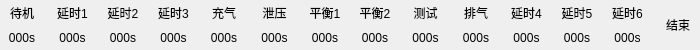
<?xml version="1.0" encoding="UTF-8"?>
<ui version="4.0">
 <class>FormProgress</class>
 <widget class="QWidget" name="FormProgress">
  <property name="geometry">
   <rect>
    <x>0</x>
    <y>0</y>
    <width>700</width>
    <height>50</height>
   </rect>
  </property>
  <property name="maximumSize">
   <size>
    <width>842</width>
    <height>16777215</height>
   </size>
  </property>
  <property name="font">
   <font>
    <pointsize>9</pointsize>
   </font>
  </property>
  <property name="windowTitle">
   <string>Form</string>
  </property>
  <property name="autoFillBackground">
   <bool>true</bool>
  </property>
  <layout class="QHBoxLayout" name="horizontalLayout">
   <property name="spacing">
    <number>6</number>
   </property>
   <property name="leftMargin">
    <number>0</number>
   </property>
   <property name="topMargin">
    <number>0</number>
   </property>
   <property name="rightMargin">
    <number>0</number>
   </property>
   <property name="bottomMargin">
    <number>0</number>
   </property>
   <item>
    <widget class="QWidget" name="widget" native="true">
     <property name="autoFillBackground">
      <bool>true</bool>
     </property>
     <layout class="QVBoxLayout" name="verticalLayout">
      <property name="spacing">
       <number>0</number>
      </property>
      <property name="leftMargin">
       <number>0</number>
      </property>
      <property name="topMargin">
       <number>0</number>
      </property>
      <property name="rightMargin">
       <number>0</number>
      </property>
      <property name="bottomMargin">
       <number>0</number>
      </property>
      <item>
       <widget class="QLabel" name="label">
        <property name="text">
         <string>待机</string>
        </property>
        <property name="alignment">
         <set>Qt::AlignCenter</set>
        </property>
       </widget>
      </item>
      <item>
       <widget class="QLabel" name="label_2">
        <property name="text">
         <string>000s</string>
        </property>
        <property name="alignment">
         <set>Qt::AlignCenter</set>
        </property>
       </widget>
      </item>
     </layout>
    </widget>
   </item>
   <item>
    <widget class="QWidget" name="widget_2" native="true">
     <property name="autoFillBackground">
      <bool>false</bool>
     </property>
     <layout class="QVBoxLayout" name="verticalLayout_2">
      <property name="spacing">
       <number>0</number>
      </property>
      <property name="leftMargin">
       <number>0</number>
      </property>
      <property name="topMargin">
       <number>0</number>
      </property>
      <property name="rightMargin">
       <number>0</number>
      </property>
      <property name="bottomMargin">
       <number>0</number>
      </property>
      <item>
       <widget class="QLabel" name="label_4">
        <property name="autoFillBackground">
         <bool>true</bool>
        </property>
        <property name="text">
         <string>延时1</string>
        </property>
        <property name="alignment">
         <set>Qt::AlignCenter</set>
        </property>
       </widget>
      </item>
      <item>
       <widget class="QLabel" name="label_3">
        <property name="autoFillBackground">
         <bool>true</bool>
        </property>
        <property name="text">
         <string>000s</string>
        </property>
        <property name="alignment">
         <set>Qt::AlignCenter</set>
        </property>
       </widget>
      </item>
     </layout>
    </widget>
   </item>
   <item>
    <widget class="QWidget" name="widget_3" native="true">
     <property name="autoFillBackground">
      <bool>false</bool>
     </property>
     <layout class="QVBoxLayout" name="verticalLayout_3">
      <property name="spacing">
       <number>0</number>
      </property>
      <property name="leftMargin">
       <number>0</number>
      </property>
      <property name="topMargin">
       <number>0</number>
      </property>
      <property name="rightMargin">
       <number>0</number>
      </property>
      <property name="bottomMargin">
       <number>0</number>
      </property>
      <item>
       <widget class="QLabel" name="label_6">
        <property name="autoFillBackground">
         <bool>true</bool>
        </property>
        <property name="text">
         <string>延时2</string>
        </property>
        <property name="alignment">
         <set>Qt::AlignCenter</set>
        </property>
       </widget>
      </item>
      <item>
       <widget class="QLabel" name="label_5">
        <property name="autoFillBackground">
         <bool>true</bool>
        </property>
        <property name="text">
         <string>000s</string>
        </property>
        <property name="alignment">
         <set>Qt::AlignCenter</set>
        </property>
       </widget>
      </item>
     </layout>
    </widget>
   </item>
   <item>
    <widget class="QWidget" name="widget_4" native="true">
     <property name="autoFillBackground">
      <bool>false</bool>
     </property>
     <layout class="QVBoxLayout" name="verticalLayout_4">
      <property name="spacing">
       <number>0</number>
      </property>
      <property name="leftMargin">
       <number>0</number>
      </property>
      <property name="topMargin">
       <number>0</number>
      </property>
      <property name="rightMargin">
       <number>0</number>
      </property>
      <property name="bottomMargin">
       <number>0</number>
      </property>
      <item>
       <widget class="QLabel" name="label_8">
        <property name="text">
         <string>延时3</string>
        </property>
        <property name="alignment">
         <set>Qt::AlignCenter</set>
        </property>
       </widget>
      </item>
      <item>
       <widget class="QLabel" name="label_7">
        <property name="text">
         <string>000s</string>
        </property>
        <property name="alignment">
         <set>Qt::AlignCenter</set>
        </property>
       </widget>
      </item>
     </layout>
    </widget>
   </item>
   <item>
    <widget class="QWidget" name="widget_5" native="true">
     <property name="autoFillBackground">
      <bool>false</bool>
     </property>
     <layout class="QVBoxLayout" name="verticalLayout_5">
      <property name="spacing">
       <number>0</number>
      </property>
      <property name="leftMargin">
       <number>0</number>
      </property>
      <property name="topMargin">
       <number>0</number>
      </property>
      <property name="rightMargin">
       <number>0</number>
      </property>
      <property name="bottomMargin">
       <number>0</number>
      </property>
      <item>
       <widget class="QLabel" name="label_10">
        <property name="text">
         <string>充气</string>
        </property>
        <property name="alignment">
         <set>Qt::AlignCenter</set>
        </property>
       </widget>
      </item>
      <item>
       <widget class="QLabel" name="label_9">
        <property name="text">
         <string>000s</string>
        </property>
        <property name="alignment">
         <set>Qt::AlignCenter</set>
        </property>
       </widget>
      </item>
     </layout>
    </widget>
   </item>
   <item>
    <widget class="QWidget" name="widget_6" native="true">
     <property name="autoFillBackground">
      <bool>false</bool>
     </property>
     <layout class="QVBoxLayout" name="verticalLayout_6">
      <property name="spacing">
       <number>0</number>
      </property>
      <property name="leftMargin">
       <number>0</number>
      </property>
      <property name="topMargin">
       <number>0</number>
      </property>
      <property name="rightMargin">
       <number>0</number>
      </property>
      <property name="bottomMargin">
       <number>0</number>
      </property>
      <item>
       <widget class="QLabel" name="label_12">
        <property name="text">
         <string>泄压</string>
        </property>
        <property name="alignment">
         <set>Qt::AlignCenter</set>
        </property>
       </widget>
      </item>
      <item>
       <widget class="QLabel" name="label_11">
        <property name="text">
         <string>000s</string>
        </property>
        <property name="alignment">
         <set>Qt::AlignCenter</set>
        </property>
       </widget>
      </item>
     </layout>
    </widget>
   </item>
   <item>
    <widget class="QWidget" name="widget_7" native="true">
     <property name="autoFillBackground">
      <bool>false</bool>
     </property>
     <layout class="QVBoxLayout" name="verticalLayout_7">
      <property name="spacing">
       <number>0</number>
      </property>
      <property name="leftMargin">
       <number>0</number>
      </property>
      <property name="topMargin">
       <number>0</number>
      </property>
      <property name="rightMargin">
       <number>0</number>
      </property>
      <property name="bottomMargin">
       <number>0</number>
      </property>
      <item>
       <widget class="QLabel" name="label_14">
        <property name="text">
         <string>平衡1</string>
        </property>
        <property name="alignment">
         <set>Qt::AlignCenter</set>
        </property>
       </widget>
      </item>
      <item>
       <widget class="QLabel" name="label_13">
        <property name="text">
         <string>000s</string>
        </property>
        <property name="alignment">
         <set>Qt::AlignCenter</set>
        </property>
       </widget>
      </item>
     </layout>
    </widget>
   </item>
   <item>
    <widget class="QWidget" name="widget_8" native="true">
     <property name="autoFillBackground">
      <bool>false</bool>
     </property>
     <layout class="QVBoxLayout" name="verticalLayout_8">
      <property name="spacing">
       <number>0</number>
      </property>
      <property name="leftMargin">
       <number>0</number>
      </property>
      <property name="topMargin">
       <number>0</number>
      </property>
      <property name="rightMargin">
       <number>0</number>
      </property>
      <property name="bottomMargin">
       <number>0</number>
      </property>
      <item>
       <widget class="QLabel" name="label_16">
        <property name="text">
         <string>平衡2</string>
        </property>
        <property name="alignment">
         <set>Qt::AlignCenter</set>
        </property>
       </widget>
      </item>
      <item>
       <widget class="QLabel" name="label_15">
        <property name="text">
         <string>000s</string>
        </property>
        <property name="alignment">
         <set>Qt::AlignCenter</set>
        </property>
       </widget>
      </item>
     </layout>
    </widget>
   </item>
   <item>
    <widget class="QWidget" name="widget_9" native="true">
     <property name="autoFillBackground">
      <bool>false</bool>
     </property>
     <layout class="QVBoxLayout" name="verticalLayout_9">
      <property name="spacing">
       <number>0</number>
      </property>
      <property name="leftMargin">
       <number>0</number>
      </property>
      <property name="topMargin">
       <number>0</number>
      </property>
      <property name="rightMargin">
       <number>0</number>
      </property>
      <property name="bottomMargin">
       <number>0</number>
      </property>
      <item>
       <widget class="QLabel" name="label_18">
        <property name="text">
         <string>测试</string>
        </property>
        <property name="alignment">
         <set>Qt::AlignCenter</set>
        </property>
       </widget>
      </item>
      <item>
       <widget class="QLabel" name="label_17">
        <property name="text">
         <string>000s</string>
        </property>
        <property name="alignment">
         <set>Qt::AlignCenter</set>
        </property>
       </widget>
      </item>
     </layout>
    </widget>
   </item>
   <item>
    <widget class="QWidget" name="widget_10" native="true">
     <property name="autoFillBackground">
      <bool>false</bool>
     </property>
     <layout class="QVBoxLayout" name="verticalLayout_10">
      <property name="spacing">
       <number>0</number>
      </property>
      <property name="leftMargin">
       <number>0</number>
      </property>
      <property name="topMargin">
       <number>0</number>
      </property>
      <property name="rightMargin">
       <number>0</number>
      </property>
      <property name="bottomMargin">
       <number>0</number>
      </property>
      <item>
       <widget class="QLabel" name="label_20">
        <property name="text">
         <string>排气</string>
        </property>
        <property name="alignment">
         <set>Qt::AlignCenter</set>
        </property>
       </widget>
      </item>
      <item>
       <widget class="QLabel" name="label_19">
        <property name="text">
         <string>000s</string>
        </property>
        <property name="alignment">
         <set>Qt::AlignCenter</set>
        </property>
       </widget>
      </item>
     </layout>
    </widget>
   </item>
   <item>
    <widget class="QWidget" name="widget_11" native="true">
     <property name="autoFillBackground">
      <bool>false</bool>
     </property>
     <layout class="QVBoxLayout" name="verticalLayout_11">
      <property name="spacing">
       <number>0</number>
      </property>
      <property name="leftMargin">
       <number>0</number>
      </property>
      <property name="topMargin">
       <number>0</number>
      </property>
      <property name="rightMargin">
       <number>0</number>
      </property>
      <property name="bottomMargin">
       <number>0</number>
      </property>
      <item>
       <widget class="QLabel" name="label_22">
        <property name="text">
         <string>延时4</string>
        </property>
        <property name="alignment">
         <set>Qt::AlignCenter</set>
        </property>
       </widget>
      </item>
      <item>
       <widget class="QLabel" name="label_21">
        <property name="text">
         <string>000s</string>
        </property>
        <property name="alignment">
         <set>Qt::AlignCenter</set>
        </property>
       </widget>
      </item>
     </layout>
    </widget>
   </item>
   <item>
    <widget class="QWidget" name="widget_12" native="true">
     <property name="autoFillBackground">
      <bool>false</bool>
     </property>
     <layout class="QVBoxLayout" name="verticalLayout_12">
      <property name="spacing">
       <number>0</number>
      </property>
      <property name="leftMargin">
       <number>0</number>
      </property>
      <property name="topMargin">
       <number>0</number>
      </property>
      <property name="rightMargin">
       <number>0</number>
      </property>
      <property name="bottomMargin">
       <number>0</number>
      </property>
      <item>
       <widget class="QLabel" name="label_24">
        <property name="text">
         <string>延时5</string>
        </property>
        <property name="alignment">
         <set>Qt::AlignCenter</set>
        </property>
       </widget>
      </item>
      <item>
       <widget class="QLabel" name="label_23">
        <property name="text">
         <string>000s</string>
        </property>
        <property name="alignment">
         <set>Qt::AlignCenter</set>
        </property>
       </widget>
      </item>
     </layout>
    </widget>
   </item>
   <item>
    <widget class="QWidget" name="widget_13" native="true">
     <property name="autoFillBackground">
      <bool>false</bool>
     </property>
     <layout class="QVBoxLayout" name="verticalLayout_13">
      <property name="spacing">
       <number>0</number>
      </property>
      <property name="leftMargin">
       <number>0</number>
      </property>
      <property name="topMargin">
       <number>0</number>
      </property>
      <property name="rightMargin">
       <number>0</number>
      </property>
      <property name="bottomMargin">
       <number>0</number>
      </property>
      <item>
       <widget class="QLabel" name="label_26">
        <property name="text">
         <string>延时6</string>
        </property>
        <property name="alignment">
         <set>Qt::AlignCenter</set>
        </property>
       </widget>
      </item>
      <item>
       <widget class="QLabel" name="label_25">
        <property name="text">
         <string>000s</string>
        </property>
        <property name="alignment">
         <set>Qt::AlignCenter</set>
        </property>
       </widget>
      </item>
     </layout>
    </widget>
   </item>
   <item>
    <widget class="QWidget" name="widget_14" native="true">
     <property name="autoFillBackground">
      <bool>false</bool>
     </property>
     <layout class="QVBoxLayout" name="verticalLayout_15">
      <property name="spacing">
       <number>0</number>
      </property>
      <property name="leftMargin">
       <number>0</number>
      </property>
      <property name="topMargin">
       <number>0</number>
      </property>
      <property name="rightMargin">
       <number>0</number>
      </property>
      <property name="bottomMargin">
       <number>0</number>
      </property>
      <item>
       <widget class="QLabel" name="label_29">
        <property name="text">
         <string>结束</string>
        </property>
        <property name="alignment">
         <set>Qt::AlignCenter</set>
        </property>
       </widget>
      </item>
     </layout>
    </widget>
   </item>
  </layout>
 </widget>
 <resources/>
 <connections/>
</ui>
